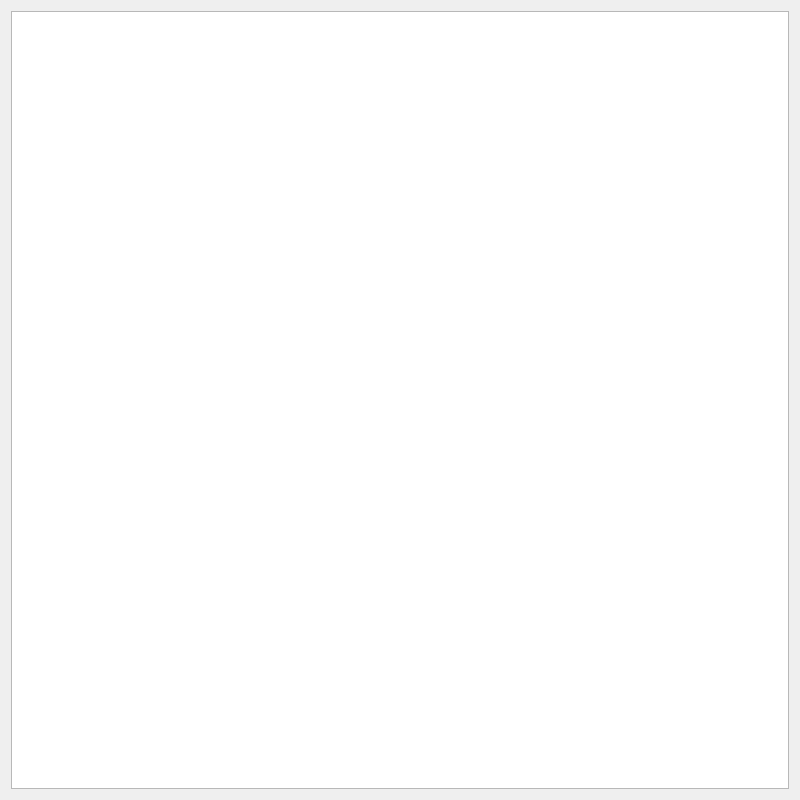
<?xml version="1.0" encoding="UTF-8"?>
<ui version="4.0">
 <class>Form</class>
 <widget class="QWidget" name="Form">
  <property name="enabled">
   <bool>true</bool>
  </property>
  <property name="geometry">
   <rect>
    <x>0</x>
    <y>0</y>
    <width>800</width>
    <height>800</height>
   </rect>
  </property>
  <property name="windowTitle">
   <string>Form</string>
  </property>
  <property name="inputMethodHints">
   <set>Qt::ImhNone</set>
  </property>
  <layout class="QVBoxLayout" name="verticalLayout">
   <item>
    <widget class="QTextBrowser" name="textBrowser"/>
   </item>
  </layout>
 </widget>
 <resources/>
 <connections/>
</ui>
